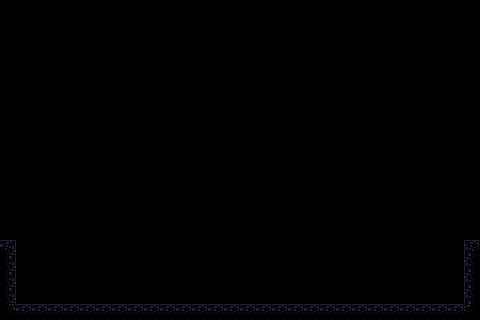

The image is a tile-based game level rendered from a .tmx file. Its description and complete source (layers, tilesets, objects, tile grids) follow:
An orthogonal 30x20 tile map with 16x16 px tiles, 1 tile layer (ground) and 1 object (Player).

<map version="1.10" tiledversion="1.10.2" orientation="orthogonal" renderorder="right-down" width="30" height="20" tilewidth="16" tileheight="16" infinite="0" nextlayerid="3" nextobjectid="11">
 <tileset firstgid="1" source="ground.tsx" />
 <layer id="1" name="ground" width="30" height="20">
  <data encoding="csv">
0,0,0,0,0,0,0,0,0,0,0,0,0,0,0,0,0,0,0,0,0,0,0,0,0,0,0,0,0,0,
0,0,0,0,0,0,0,0,0,0,0,0,0,0,0,0,0,0,0,0,0,0,0,0,0,0,0,0,0,0,
0,0,0,0,0,0,0,0,0,0,0,0,0,0,0,0,0,0,0,0,0,0,0,0,0,0,0,0,0,0,
0,0,0,0,0,0,0,0,0,0,0,0,0,0,0,0,0,0,0,0,0,0,0,0,0,0,0,0,0,0,
0,0,0,0,0,0,0,0,0,0,0,0,0,0,0,0,0,0,0,0,0,0,0,0,0,0,0,0,0,0,
0,0,0,0,0,0,0,0,0,0,0,0,0,0,0,0,0,0,0,0,0,0,0,0,0,0,0,0,0,0,
0,0,0,0,0,0,0,0,0,0,0,0,0,0,0,0,0,0,0,0,0,0,0,0,0,0,0,0,0,0,
0,0,0,0,0,0,0,0,0,0,0,0,0,0,0,0,0,0,0,0,0,0,0,0,0,0,0,0,0,0,
0,0,0,0,0,0,0,0,0,0,0,0,0,0,0,0,0,0,0,0,0,0,0,0,0,0,0,0,0,0,
0,0,0,0,0,0,0,0,0,0,0,0,0,0,0,0,0,0,0,0,0,0,0,0,0,0,0,0,0,0,
0,0,0,0,0,0,0,0,0,0,0,0,0,0,0,0,0,0,0,0,0,0,0,0,0,0,0,0,0,0,
0,0,0,0,0,0,0,0,0,0,0,0,0,0,0,0,0,0,0,0,0,0,0,0,0,0,0,0,0,0,
0,0,0,0,0,0,0,0,0,0,0,0,0,0,0,0,0,0,0,0,0,0,0,0,0,0,0,0,0,0,
0,0,0,0,0,0,0,0,0,0,0,0,0,0,0,0,0,0,0,0,0,0,0,0,0,0,0,0,0,0,
0,0,0,0,0,0,0,0,0,0,0,0,0,0,0,0,0,0,0,0,0,0,0,0,0,0,0,0,0,0,
17,0,0,0,0,0,0,0,0,0,0,0,0,0,0,0,0,0,0,0,0,0,0,0,0,0,0,0,0,18,
13,0,0,0,0,0,0,0,0,0,0,0,0,0,0,0,0,0,0,0,0,0,0,0,0,0,0,0,0,2,
13,0,0,0,0,0,0,0,0,0,0,0,0,0,0,0,0,0,0,0,0,0,0,0,0,0,0,0,0,2,
13,0,0,0,0,0,0,0,0,0,0,0,0,0,0,0,0,0,0,0,0,0,0,0,0,0,0,0,0,2,
15,14,14,14,14,14,14,14,14,14,14,14,14,14,14,14,14,14,14,14,14,14,14,14,14,14,14,14,14,16
</data>
 </layer>
 <objectgroup id="2" name="positions">
  <object id="1" name="Player" x="55" y="304">
   <point />
  </object>
 </objectgroup>
</map>
